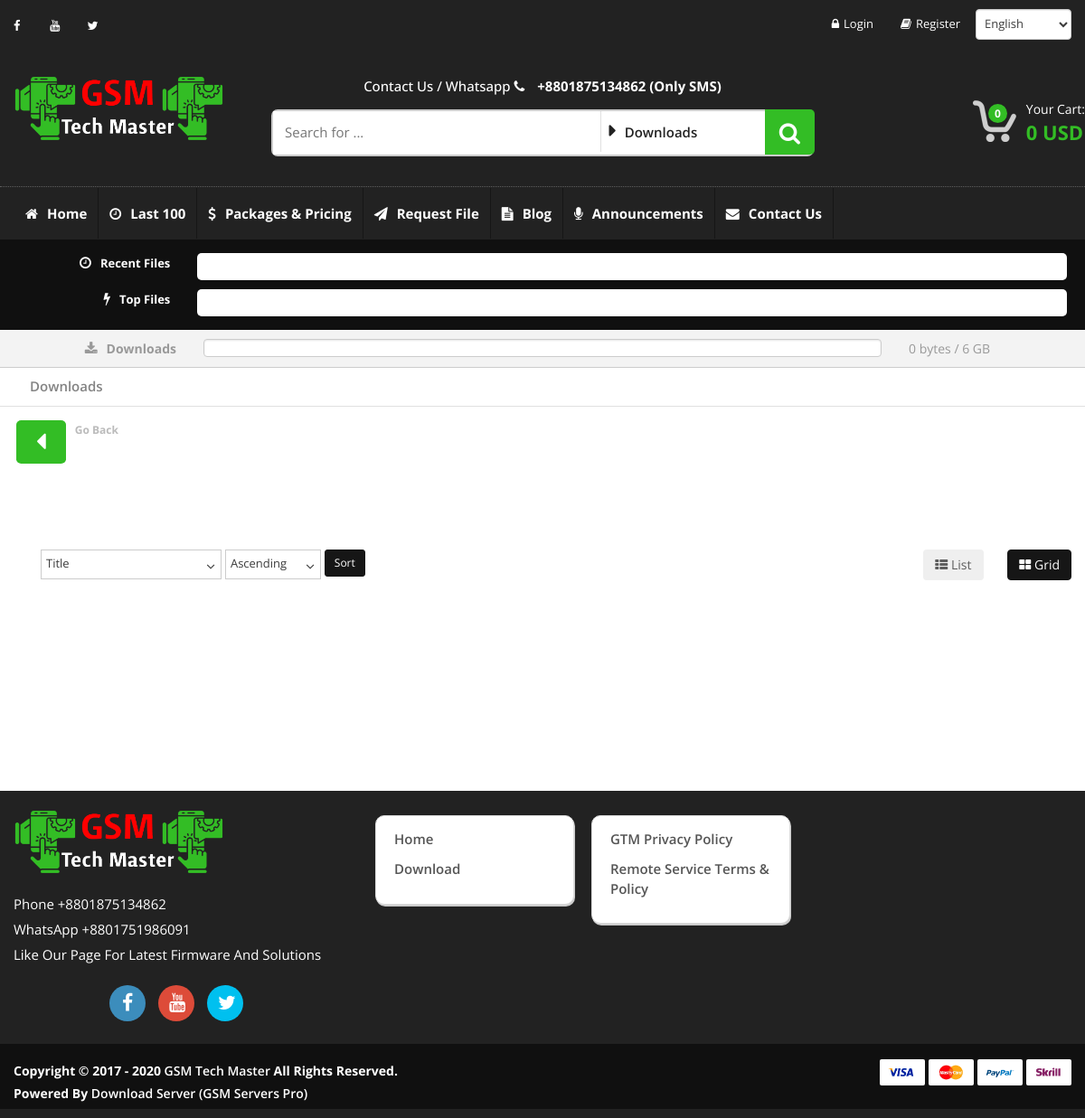
Screenshot of /containers/folders-and-files/index.php with the database file from the repository.
### tables this page shows
CREATE TABLE `system_setup` (
  `id` int(11) NOT NULL,
  `site_title` tinytext DEFAULT NULL,
  `site_url` tinytext DEFAULT NULL,
  `site_logo` tinytext DEFAULT NULL,
  `lazy_image` tinytext DEFAULT NULL,
  `default_folder_icon` tinytext DEFAULT NULL,
  `default_file_thumbnail` tinytext DEFAULT NULL,
  `og_image` tinytext DEFAULT NULL,
  `fav_icon` tinytext DEFAULT NULL,
  `meta_tag` text DEFAULT NULL,
  `meta_description` text DEFAULT NULL,
  `support_email` tinytext DEFAULT NULL,
  `contact_email` tinytext DEFAULT NULL,
  `technical_email` tinytext DEFAULT NULL,
  `billing_email` tinytext DEFAULT NULL,
  `currency_code` varchar(10) DEFAULT NULL,
  `currency_format` varchar(10) DEFAULT NULL,
  `currency_decimal` varchar(10) DEFAULT NULL,
  `maximum_pending_order` varchar(10) DEFAULT NULL,
  `allow_registration` tinyint(1) DEFAULT 0,
  `mail_verification` tinyint(1) DEFAULT 0,
  `captcha_active` tinyint(1) DEFAULT 0,
  `lazy_active` tinyint(1) DEFAULT 0,
  `balance_order` tinyint(1) DEFAULT NULL,
  `balance_transfer` tinyint(1) DEFAULT 0,
  `show_partner` tinyint(1) DEFAULT 1,
  `show_recent_file` tinyint(1) DEFAULT 1,
  `show_top_file` tinyint(1) DEFAULT 1,
  `show_announcement` tinyint(1) DEFAULT 1,
  `login_download` tinyint(1) DEFAULT 1,
  `free_download_size` varchar(20) DEFAULT '5',
  `size_unit` varchar(6) DEFAULT 'GB',
  `size_in_bytes` varchar(40) DEFAULT '5368709120',
  `file_limit` int(4) DEFAULT 15,
  `theme_color` varchar(12) DEFAULT 'green',
  `theme_text` varchar(12) DEFAULT 'blue',
  `top_bar_color` varchar(12) DEFAULT 'yellow',
  `menu_bar_color` varchar(12) DEFAULT 'red',
  `header_color` varchar(12) DEFAULT 'pink',
  `news_part` varchar(12) DEFAULT 'orange',
  `folder_color` varchar(12) DEFAULT 'green',
  `footer_color` varchar(12) DEFAULT 'gray',
  `footer_bar_color` varchar(12) DEFAULT 'black',
  `show_map` int(1) DEFAULT 0,
  `map_url` varchar(400) DEFAULT 'https://www.google.com/maps/embed?pb=!1m18!1m12!1m3!1d3651.873610134837!2d90.4224795145893!3d23.751886084588595!2m3!1f0!2f0!3f0!3m2!1i1024!2i768!4f13.1!3m3!1m2!1s0x3755b871cec3a7e5%3A0xf766a4fabc165e9b!2sTaltola%20Market%20Rd%2C%20Dhaka!5e0!3m2!1sen!2sbd!4v1574410761745!5m2!1sen!2sbd',
  `is_email_verified` int(1) DEFAULT 1,
  `is_active` int(1) DEFAULT 1,
  `created_at` timestamp NULL DEFAULT current_timestamp(),
  `updated_at` timestamp NULL DEFAULT NULL ON UPDATE current_timestamp(),
  `created_by` int(11) DEFAULT NULL,
  `updated_by` int(11) DEFAULT NULL
);

CREATE TABLE `interface_setup` (
  `id` bigint(20) UNSIGNED NOT NULL,
  `language` varchar(10) DEFAULT NULL,
  `skin` varchar(15) DEFAULT NULL,
  `default_password` varchar(300) DEFAULT NULL,
  `show_new_days` int(5) DEFAULT 3,
  `footer_text` text DEFAULT NULL,
  `copyright` text DEFAULT NULL,
  `header_contact` text DEFAULT NULL,
  `footer_contact` text DEFAULT NULL,
  `switch_language` int(1) UNSIGNED DEFAULT 0,
  `enable_review` int(1) UNSIGNED DEFAULT 0,
  `facebook_url` varchar(400) DEFAULT NULL,
  `youtube_url` varchar(400) DEFAULT NULL,
  `twitter_url` varchar(400) DEFAULT NULL,
  `linkedin_url` varchar(400) DEFAULT NULL,
  `instagram_url` varchar(400) DEFAULT NULL,
  `image_slider` int(1) DEFAULT 0,
  `download_search` int(1) DEFAULT 0,
  `download_folder` int(1) DEFAULT 0,
  `feature_and_arrival` int(1) DEFAULT 0,
  `best_sells` int(1) DEFAULT 1,
  `top_feature_product` int(1) DEFAULT 1,
  `top_and_recent_file_list` int(1) DEFAULT 1,
  `our_partner` int(1) DEFAULT 1,
  `active` int(1) DEFAULT 1,
  `created_at` timestamp NULL DEFAULT NULL,
  `updated_at` timestamp NULL DEFAULT NULL ON UPDATE current_timestamp(),
  `updated_by` int(11) DEFAULT NULL
);

### layout/navbar.php (shortened to what the rows shown need)
<header class="no-padding-bottom header-alt">
    <div class="container no-padding">
        <div class="col-md-3 col-sm-6 col-xs-12 logo-holder">
            <div class="logo">
                <a href="<?=BASE_URL?>">
                    <img src="<?=isset($site_logo) ? BASE_URL.$site_logo : ''?>" alt="Download Server" />
                </a>
            </div>
        </div>
        <div class="col-md-6 hidden-sm hidden-xs top-search-holder no-margin">
            <div class="search-area-top">
                <p class="text-white"><?=isset($header_contact) ? $header_contact : ''?></p>
            </div>
        </div>
    </div>
</header>

### components/download-bar.php (shortened to what the rows shown need)
<?php
$original_size = get_daily_downloaded_size_per_user($conn, $ip=getIPAddress(), $user_id=$customer_id);
$max_limit = size_humanize($size_in_bytes);
?>
<div class="downloads-visitor-usage row">
  <div class="container pad-t-10 pad-b-10">
    <div class="col-md-2 col-sm-3 hidden-xs text-left">
      <span class="font-14"><?=size_humanize($original_size)['SAU']?> / <?=$max_limit['SAU']?></span>
    </div>
  </div>
</div>

### layout/footer.php (shortened to what the rows shown need)
<footer id="footer" class="">
    <div class="link-list-row">
        <div class="container no-padding">
            <div class="col-xs-12 col-md-4 ">
                <div class="contact-info">
                    <div class="footer-logo">
                        <img src="<?=isset($site_logo) ? BASE_URL.$site_logo : ''?>" alt="GSM server Free Firmware" />
                    </div>
                    <p>
                        <?=isset($footer_contact) ? $footer_contact : ''?>
                    </p>
                    <div class="social-icons text-center">
                        <ul>
                        </ul>
                    </div>
                </div>
            </div>
        </div>
    </div>
    <div class="copyright-bar">
        <div class="container">
            <div class="col-md-6 col-sm-6 col-xs-12 no-margin">
                <div class="copyright">
                    <?=isset($copyright) ? $copyright : ''?> <br>
                    <?=isset($footer_text) ? $footer_text : ''?>
                </div>
            </div>
        </div>
    </div>
</footer>

### rows the page displays
system_setup: site_logo (picture), size_in_bytes "6 GB"
interface_setup: header_contact "Contact Us / Whatsapp +8801875134862 (Only SMS)", footer_contact "Phone +8801875134862 WhatsApp +8801751986091 Like Our Page For Latest Firmware And Solutions", copyright "Copyright © 2017 - 2020 GSM Tech Master All Rights Reserved.", footer_text "Powered By Download Server (GSM Servers Pro)"

### other values shown
0.00 "0"
size_humanize($original_size)['SAU'] "0 bytes"
